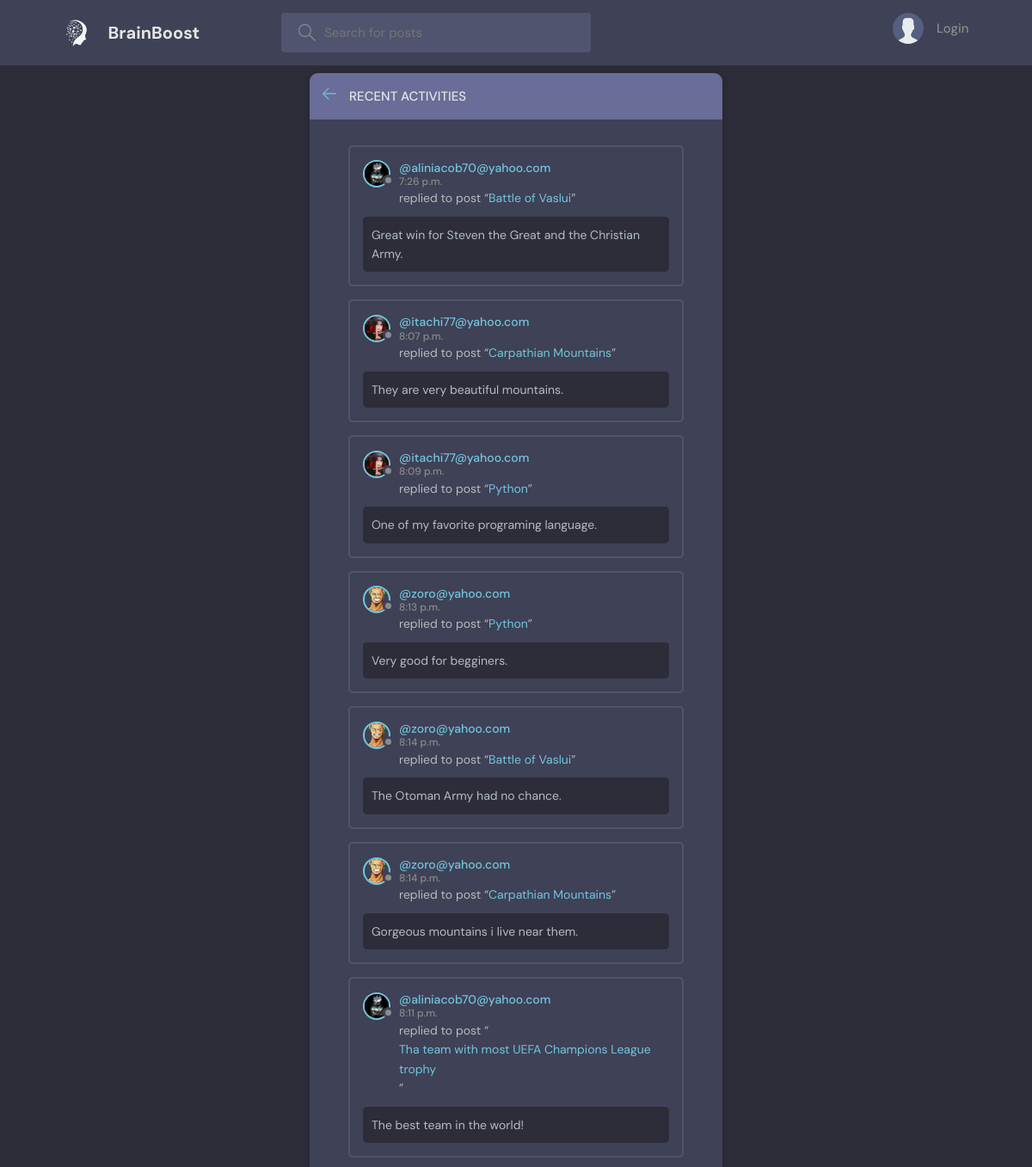
The page /activity/ on the database its author committed.
### core/models.py (models this page shows, shortened)
class Message(models.Model):
    user = models.ForeignKey(User, on_delete=models.CASCADE)
    room = models.ForeignKey(Room, on_delete=models.CASCADE)
    body = models.TextField()
    updated = models.TimeField(auto_now=True)
    created = models.TimeField(auto_now_add=True)

class User(AbstractUser):
    name = models.CharField(max_length=200, null=True)
    email = models.EmailField( unique=True, null=True)
    bio = models.TextField(null=True)
    avatar = models.ImageField(null=True, default='avatar.svg')
    USERNAME_FIELD = 'email'
    REQUIRED_FIELDS = []

class Room(models.Model):
    host = models.ForeignKey(User, on_delete=models.SET_NULL, null=True)
    topic = models.ForeignKey(Topic, on_delete=models.SET_NULL, null=True)
    name = models.CharField(max_length=200)
    description = models.TextField(null=True, blank=True)
    participants = models.ManyToManyField(User, related_name='participants', blank=True)
    updated = models.TimeField(auto_now =True)
    created = models.TimeField(auto_now_add=True)
    class Meta:
        ordering = ['updated', 'created']
    def __str__(self):
        return self.name

### core/views.py (the view)
# urls.py: path('activity/', views.activityPage, name="activity"),
def activityPage (request):
    room_messages = Message.objects.all()
    context = {'room_messages': room_messages}
    return render(request, 'core/activity.html', context)

### core/templates/core/activity.html (shortened to what this page needs)
{% extends 'core/main.html' %}
{% block content %}
<main class="layout">
  <div class="container">
    <div class="layout__box">
      <div class="layout__boxHeader">
        <div class="layout__boxTitle">
          <a href="{% url 'home' %}">
            <svg version="1.1" xmlns="http://www.w3.org/2000/svg" width="32" height="32" viewBox="0 0 32 32">
              <title>arrow-left</title>
              <path
                d="M13.723 2.286l-13.723 13.714 13.719 13.714 1.616-1.611-10.96-10.96h27.625v-2.286h-27.625l10.965-10.965-1.616-1.607z">
              </path>
              </path>
            </svg>
          </a>
          <h3>Recent Activities</h3>
        </div>
      </div>
      <div class="activities-page layout__body">
        {% for message in room_messages %}
        <div class="activities__box">
          <div class="activities__boxHeader roomListRoom__header">
            <a href="{% url 'user-profile' message.user.id %}" class="roomListRoom__author">
              <div class="avatar avatar--small">
                <img src="{{message.user.avatar.url}}" />
              </div>
              <p>
                @{{message.user}}
                <span>{{message.created}} </span>
              </p>
            </a>
          </div>
          <div class="activities__boxContent">
            <p>replied to post “<a href="{% url 'room' message.room.id %}">{{message.room}}</a>”</p>
            <div class="activities__boxRoomContent">
              {{message.body}}
            </div>
          </div>
        </div>
        {% endfor %}
      </div>
    </div>
  </div>
</main>
{% endblock content %}

### static/styles/style.css (style rules this page uses)
:root { --color-main: #71c6dd; --color-main-light: #e1f6fb; --color-dark: #3f4156; --color-dark-medium: #51546e; --color-dark-light: #696d97; --color-light: #e5e5e5; --color-gray: #8b8b8b; --color-light-gray: #b2bdbd; --color-bg: #2d2d39; --color-success: #5dd693; --color-error: #fc4b0b; }
* { font-family: "DM Sans", -apple-system, BlinkMacSystemFont, "Segoe UI", Roboto, Oxygen, Ubuntu, Cantarell, "Open Sans", "Helvetica Neue", sans-serif; margin: 0; padding: 0; box-sizing: border-box; text-rendering: optimizeLegibility; font-size: inherit; }
html { font-size: 56.25%; }
@media only screen and (min-width: 1200px) { html { font-size: 62.5%; } }
body { line-height: 1.6; font-weight: 400; font-size: 1.5rem; color: var(--color-light-gray); background-color: var(--color-bg); min-height: 100vh; }
img { width: 100%; }
a { display: inline-block; color: var(--color-main); text-decoration: none; }
.container { max-width: 120rem; width: 90%; margin: auto; }
.avatar { position: relative; display: inline-block; border-radius: 50%; border: 2px solid var(--color-main); }
.avatar img { display: block; border-radius: 50%; object-fit: cover; object-position: center; }
.avatar::after { content: ""; display: block; position: absolute; background-color: var(--color-gray); z-index: 111; border-radius: 50%; border: 0.3rem solid var(--color-dark); }
.avatar.avatar--small img { width: 2.8rem; height: 2.8rem; }
.avatar.avatar--small:after { width: 0.7rem; height: 0.7rem; bottom: 0px; right: -6px; }
.layout { margin-top: 2.4rem; }
.layout > .container { display: flex; justify-content: space-between; align-items: flex-start; }
.layout__box { width: 90%; max-width: 48rem; min-height: 40rem; position: absolute; top: 50%; left: 50%; transform: translate(-50%, -46%); background-color: var(--color-dark); border-radius: 1rem; box-shadow: 1px 1px 6px 3px rgba(0, 0, 0, 0.1); overflow: hidden; }
.layout__boxHeader { display: flex; padding: 1.5rem; background-color: var(--color-dark-light); }
.layout__boxTitle { display: flex; gap: 1.5rem; align-items: center; }
.layout__boxTitle h3 { text-transform: uppercase; font-weight: 500; color: var(--color-light); }
.layout__boxTitle svg { width: 1.6rem; height: 1.6rem; fill: var(--color-main); }
.layout__body { margin: 3rem; }
.roomListRoom__header { display: flex; justify-content: space-between; align-items: center; }
.roomListRoom__author { font-weight: 500; display: flex; align-items: center; gap: 1rem; }
.activities__box { margin: 1.5rem; padding: 1.5rem; border: 2px solid var(--color-dark-medium); border-radius: 5px; }
.activities__boxHeader p { font-size: 1.4rem; line-height: 1.3; }
.activities__boxHeader p span { color: var(--color-gray); font-size: 1.2rem; display: block; }
.activities__boxContent { margin-left: 4.2rem; }
.activities__boxContent { font-size: 1.4rem; }
.activities__boxRoomContent { background: var(--color-bg); padding: 1rem; border-radius: 5px; margin-top: 1rem; margin-left: -4.2rem; }

### rows shown on the page
Message: user.avatar (picture), user "aliniacob70@yahoo.com", created "7:26 p.m.", room "Battle of Vaslui", body "Great win for Steven the Great and the Christian Army."
Message: user.avatar (picture), user "itachi77@yahoo.com", created "8:07 p.m.", room "Carpathian Mountains", body "They are very beautiful mountains."
Message: user.avatar (picture), user "itachi77@yahoo.com", created "8:09 p.m.", room "Python", body "One of my favorite programing language."
Message: user.avatar (picture), user "zoro@yahoo.com", created "8:13 p.m.", room "Python", body "Very good for begginers."
Message: user.avatar (picture), user "zoro@yahoo.com", created "8:14 p.m.", room "Battle of Vaslui", body "The Otoman Army had no chance."
Message: user.avatar (picture), user "zoro@yahoo.com", created "8:14 p.m.", room "Carpathian Mountains", body "Gorgeous mountains i live near them."
Message: user.avatar (picture), user "aliniacob70@yahoo.com", created "8:11 p.m.", room "Tha team with most UEFA Champions League trophy", body "The best team in the world!"
